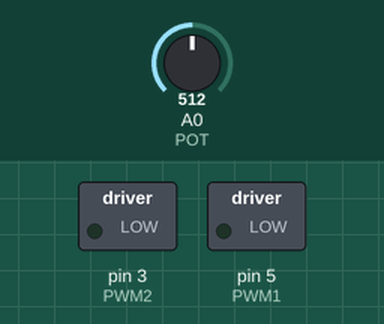
A sketch run on a simulated Arduino Mega 2560, built with avr-gcc and run on an emulated ATmega2560. Parts: switched loads named in the sketch (green lamp = pin HIGH). Inputs (shaded band) come from the test bench; at power-on: A0 (POT) = 512. What the sketch prints to the serial monitor is not drawn.

Above: at 1.2 s.
1.3 s: A0 (POT) set to 490
At 2.5 s:
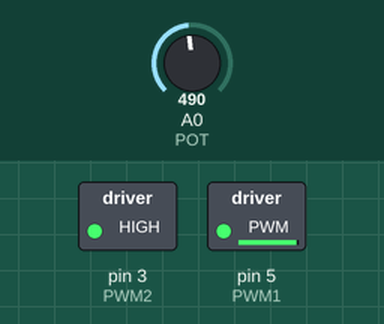
2.8 s: A0 (POT) set to 989
At 3.5 s:
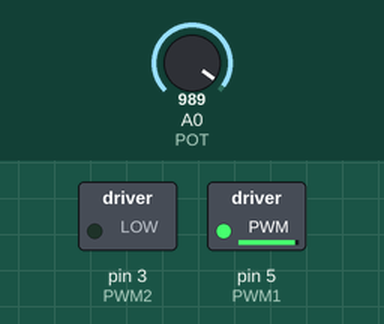
4.3 s: A0 (POT) set to 1011
At 4.8 s:
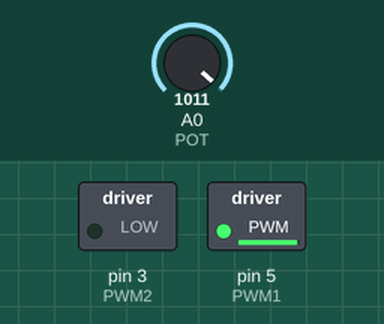
5.8 s: A0 (POT) set to 122
At 7.0 s:
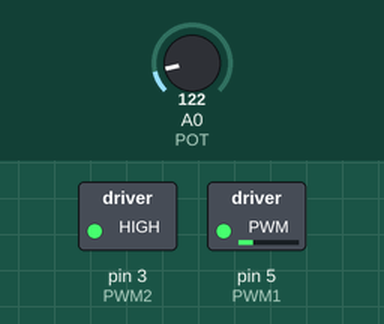
7.3 s: A0 (POT) set to 0
At 8.2 s:
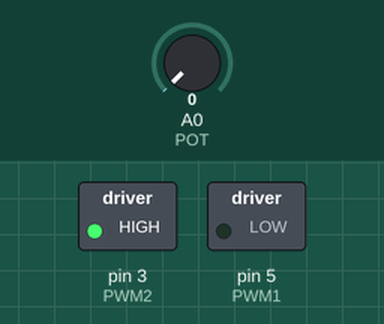
8.8 s: A0 (POT) set to 3
At 9.3 s:
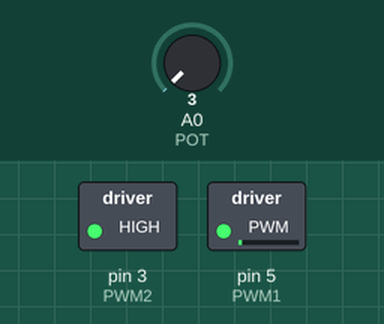
Timing chart, 0 to 11.3 s (numbered marks = the images above; inputs shaded):
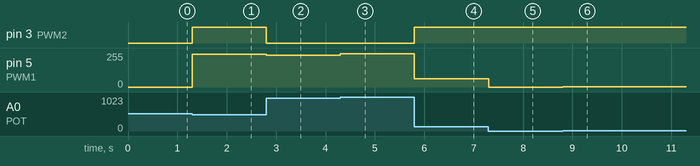

The sketch:

brush_motor.ino
```cpp
#define POT A0
#define PWM1 5
#define PWM2 3

// Timer 3

uint16_t pot_reading = 0;
uint16_t original = 0;

void setup() {
  Serial.begin(19200);
  pinMode(POT, INPUT);
  pinMode(PWM1, OUTPUT);
  pinMode(PWM2, OUTPUT);
  original = TCCR3A;
}

void loop() {
  // put your main code here, to run repeatedly:
  pot_reading = analogRead(POT);


  if (pot_reading < 500) {
//    OCR3A = pot_reading/2;
//    OCR3B = pot_reading/2;
//    TCCR3A = 0b10110000 | (TCCR3A & 0b00001111) ;
//    TCCR3B = original;
    analogWrite(PWM1, pot_reading/2);
    analogWrite(PWM2, 255);
  } else if (pot_reading > 530){
//    OCR3A = 255-(pot_reading-512)/2;
//    OCR3B = 255-(pot_reading-512)/2;
//    TCCR3A = original;
//    TCCR3B = 0b10110000 | (TCCR3B & 0b00001111) ;
    analogWrite(PWM1, (pot_reading-512)/2);
    analogWrite(PWM2, 0);
  }
  else {
    analogWrite(PWM1, 0);
    analogWrite(PWM2, 0);
  }

  Serial.print(pot_reading);
  Serial.print(" ");
  Serial.println(OCR3A);

}
```

Measured:
- after the input at 1.3 s, pin 3 (PWM2): LOW → HIGH at once; pin 5 (PWM1): 0/255 → 245/255 at once
- after the input at 2.8 s, pin 3 (PWM2): HIGH → LOW at once; pin 5 (PWM1): 245/255 → 238/255 at once
- after the input at 4.3 s, pin 5 (PWM1): 238/255 → 249/255 at once
- after the input at 5.8 s, pin 3 (PWM2): LOW → HIGH at once; pin 5 (PWM1): 249/255 → 61/255 at once
- after the input at 7.3 s, pin 5 (PWM1): 61/255 → 0/255 at once
- after the input at 8.8 s, pin 5 (PWM1): 0/255 → 1/255 at once
